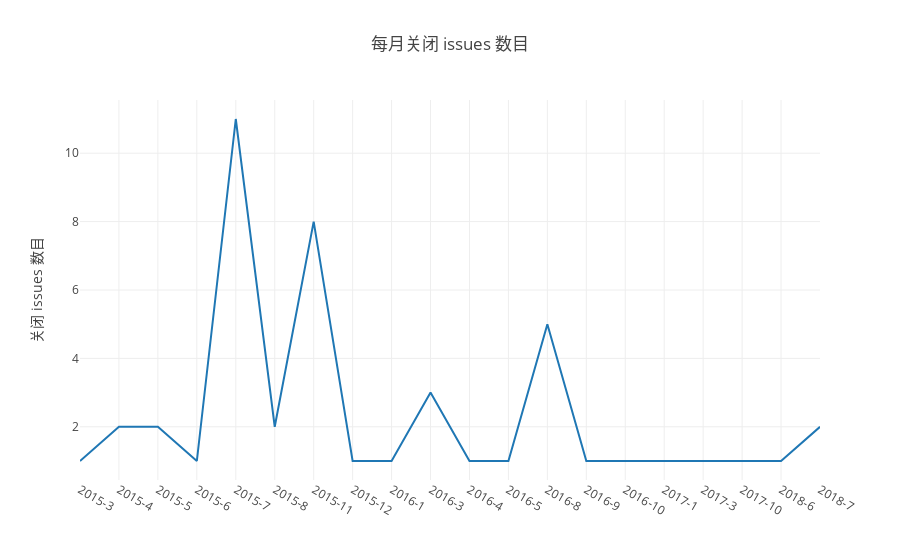

Notebook code for this chart:
### Code cell
// 2.2 每月关闭 Issue 数
Promise.all(years.map(y => {
    var q = `
    select time, close_issues
    from 
    (select count(issue_id) as close_issues,
    concat(toString(toYear(created_date)),'-',toString(toMonth(created_date))) as time
    from github_log.year${y} 
    where repo_id=${my_repo_id} and type = 'IssuesEvent' and action in('closed')
    group by toYear(created_date),toMonth(created_date)
    order by toYear(created_date),toMonth(created_date))
    `
    return openDigger.driver.clickhouse.query(q);
})).then(data => {
    //console.log(data)
    var close_issues = [], time = [], table = [];
    data.forEach(y_info=>{
        //console.log("11: ",y_info)
        y_info.forEach(m_info=>{
            table.push({'时间':m_info.time, '每月关闭 issues 数':parseInt(m_info.close_issues)});
            close_issues.push(m_info.close_issues);
            time.push(m_info.time)
        })
    }
    )
    console.table(table);
    openDigger.render.plotly([
        {x: time, y: close_issues, mode:'scatter', name:'关闭issues'}, 
    ], {
        title: '每月关闭 issues 数目',
        yaxis: { title: '关闭 issues 数目'},
        xaxis: {type: 'category'}
    });

});

### Figure 1 — Plotly figure (JSON) as saved in the notebook; plotly's stock layout.template omitted (floating-point values rounded to 4 significant figures)
{"data": [{"mode": "scatter", "name": "关闭issues", "x": ["2015-3", "2015-4", "2015-5", "2015-6", "2015-7", "2015-8", "2015-11", "2015-12", "2016-1", "2016-3", "2016-4", "2016-5", "2016-8", "2016-9", "2016-10", "2017-1", "2017-3", "2017-10", "2018-6", "2018-7"], "y": ["1", "2", "2", "1", "11", "2", "8", "1", "1", "3", "1", "1", "5", "1", "1", "1", "1", "1", "1", "2"]}], "layout": {"autosize": true, "title": {"text": "每月关闭 issues 数目"}, "xaxis": {"autorange": true, "range": [0, 19], "type": "category"}, "yaxis": {"autorange": true, "range": [0.4444, 11.56], "title": {"text": "关闭 issues 数目"}, "type": "linear"}}}
